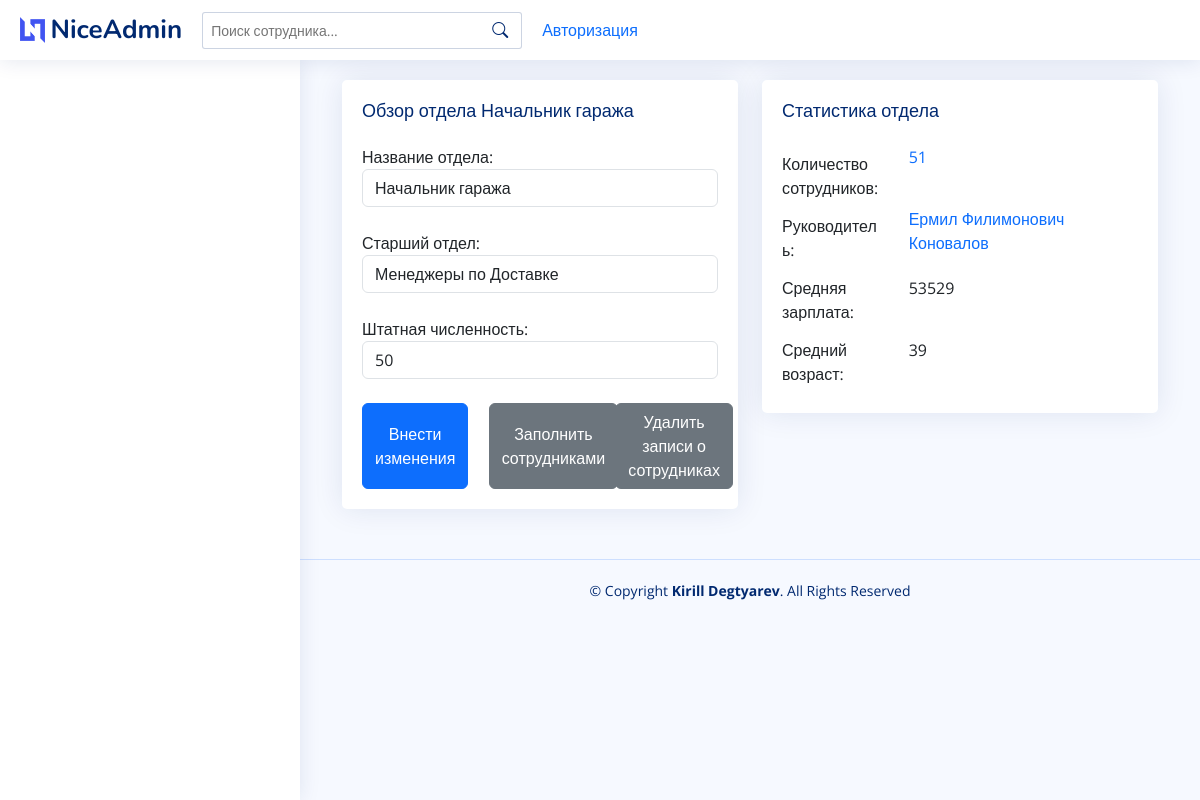
Page /department/8898 on the committed database.
### departments/models.py (models this page shows)
class Department(MPTTModel):
    fullname = models.CharField(max_length=100, default='',
                                verbose_name="Название отдела")
    parent = TreeForeignKey(
        "self", on_delete=models.PROTECT, null=True, blank=True,
        related_name='children', db_index=True, verbose_name='Старший отдел')
    staffing = models.IntegerField(
        default=50, verbose_name='Штатная численность')
    def __str__(self):
        return self.fullname
    class MPTTMeta:
        order_insertetion_by = ['fullname']
    class Meta:
        verbose_name = 'Отдел'
        verbose_name_plural = 'Отделы'

### employers/models.py (models this page shows, shortened)
class Employer(models.Model):
    name = models.CharField(max_length=200, verbose_name='ФИО сотрудника')
    position = models.ForeignKey(
        'Position', on_delete=models.PROTECT, verbose_name='Должность',
        blank=True, null=True
    )
    department = models.ForeignKey(
        'departments.Department', on_delete=models.PROTECT, verbose_name='Отдел',
        blank=True, null=True
    )
    salary = models.IntegerField(verbose_name='Жалование')
    work_since = models.DateField(
        auto_now=False, auto_now_add=False, verbose_name='Дата трудоустройства')
    birth_date = models.DateField(
        auto_now=False, auto_now_add=False, verbose_name='Дата рождения')
    photo = models.ImageField(
        upload_to='photo/', null=True, verbose_name='Фото')
    class Meta:
        verbose_name = 'Сотрудник'
        verbose_name_plural = 'Сотрудники'

### departments/views.py (the view, shortened to what this page needs)
# urls.py: path('<int:id>', ViewDepartment.as_view(), name='department'),
class ViewDepartment(View):
    def get(self, request, id):
        departments = Department.objects.all()
        department_edit = get_object_or_404(Department, pk=id)
        form = DepartmentForm(instance=department_edit)
        employers_count = Employer.objects.filter(
            department=department_edit).count()
        employers = Employer.objects.all()
        avg_age = 0
        for employer in employers:
            avg_age += calculate_age(employer.birth_date)
        if len(employers) > 0:
            avg_age = int(avg_age/len(employers))
        try:
            boss = Employer.objects.get(
                department=department_edit, position_id=9999)
        except Employer.DoesNotExist:
            boss = None
        mid_salary_dict = Employer.objects.filter(
            department=department_edit).aggregate(mid_salary=Avg('salary'))
        if mid_salary_dict['mid_salary']:
            mid_salary = int(mid_salary_dict['mid_salary'])
        else:
            mid_salary = '-'
        return render(request, 'includes/department.html', locals())

### departments/forms.py
class DepartmentForm(forms.ModelForm):
    class Meta:
        model = Department
        fields = ['fullname',  'parent', 'staffing']
        widgets = {
            'fullname': forms.TextInput(attrs={'class': 'form-control'}),
            'parent': forms.Select(attrs={'class': 'form-control'}),
            'staffing': forms.NumberInput(attrs={'class': 'form-control'}),
        }

### departments/views.py (called while the page is built)
def calculate_age(born):
    today = date.today()
    return today.year - born.year - \
        ((today.month, today.day) < (born.month, born.day))

### templates/includes/department.html (shortened to what this page needs)
{% extends 'index.html' %}
{% block content %}
  <div class="container">
    <form actiont="" method="POST">
      <div class="row">
        <div class="col-6">
          <div class="card">
            <div class="card-body">
              <h5 class="card-title">Обзор отдела {{ department_edit.fullname }}</h5>
              {% for fm in form %}
                {{ fm.label_tag }} {{ fm }} <small class="text-danger">{{ fm.errors|striptags }}</small> <br />
              {% endfor %}
              <div class="row">
                <div class="col-4">
                  <button type="submit" name="save_changes" class="btn btn-primary h-100">Внести изменения</button>
                </div>
                <div class="col-4">
                  <button button type="submit" name="seed" class="btn btn-secondary h-100">Заполнить сотрудниками</button>
                </div>
                <div class="col-4">
                  <button type="submit" name="clear" class="btn btn-secondary h-100">Удалить записи о сотрудниках</button>
                </div>
              </div>
            </div>
          </div>
        </div>
        <div class="col-6">
          <div class="card">
            <div class="card-body">
              <h5 class="card-title">Статистика отдела</h5>
              <div class="form-group row">
                <label for="employers_count" class="col-sm-4 col-form-label">Количество сотрудников:</label>
                <div class="col-sm-3">
                    <div class="col-sm-8">
                        {% if employers_count > 0 %}
                            <a class="nav-link" href="{% url 'employerslist' department_edit.id %}">
                                <span class="text-primary">{{ employers_count }}</span>
                            </a>
                        {% else %}
                            <input type="text" readonly class="form-control-plaintext" id="employers_count" value="0" />
                        {% endif %}
                    </div>
                </div>
              </div>
              <div class="form-group row">
                <label for="boss_name" class="col-sm-4 col-form-label">Руководитель:</label>
                <div class="col-sm-8">
                    {% if boss %}
                        <a class="nav-link" href="{% url 'employer' boss.id %}">
                        <span class="text-primary">{{ boss.name }}</span>
                        </a>
                    {% else %}
                        <span>-</span>
                    {% endif %}
                </div>
              </div>
              <div class="form-group row">
                <label for="mid_salary" class="col-sm-4 col-form-label">Средняя зарплата:</label>
                <div class="col-sm-8">
                  <input type="text" readonly class="form-control-plaintext" id="mid_salary" value="{{ mid_salary }}" />
                </div>
              </div>
              <div class="form-group row">
                <label for="avg_age" class="col-sm-4 col-form-label">Средний возраст:</label>
                <div class="col-sm-8">
                  <input type="text" readonly class="form-control-plaintext" id="avg_age" value="{{ avg_age }}" />
                </div>
              </div>
            </div>
          </div>
        </div>
      </div>
    </form>
  </div>
{% endblock %}

### static/css/style.css (style rules this page uses)
:root { scroll-behavior: smooth; }
body { font-family: "Open Sans", sans-serif; background: #f6f9ff; color: #444444; }
a { color: #4154f1; text-decoration: none; }
h1, h2, h3, h4, h5, h6 { font-family: "Nunito", sans-serif; }
.card { margin-bottom: 30px; border: none; border-radius: 5px; box-shadow: 0px 0 30px rgba(1, 41, 112, 0.1); }
.card-title { padding: 20px 0 15px 0; font-size: 18px; font-weight: 500; color: #012970; font-family: "Poppins", sans-serif; }
.card-body { padding: 0 20px 20px 20px; }

### rows in the picture
Department: fullname "Начальник гаража", form "Начальник гаража" "Менеджеры по Доставке" "50"
Employer: name "Ермил Филимонович Коновалов"

### other values in the picture
{{ fm.label_tag }} "Название отдела:" "Старший отдел:" "Штатная численность:"
{{ employers_count }} "51"
